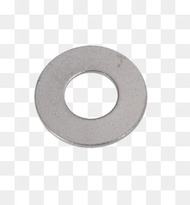
#> input picture ejemplos/arandela_internet.jpg, 190 x 205 px, shrunk from 260 x 280 before the run
$ python recortarImg.py
#> lines starting #> are read from the running program, lines starting #| are printed output that depends on the picture; after the words box and inside, x2 and y2 are one past the last pixel; in counts of white or black regions, pixels touching at a corner belong together
#NOTA: Consideramos que este programa solo es capaz de analizar un objeto dentro de la imagen
import cv2

imagen = cv2.imread("ejemplos/arandela_internet.jpg")
#> imagen is the input picture: shape (205, 190, 3); mean B, G, R 231.8, 231.9, 232.7
grises = cv2.cvtColor(imagen, cv2.COLOR_BGR2GRAY)
bordes = cv2.Canny(grises, 100, 200)
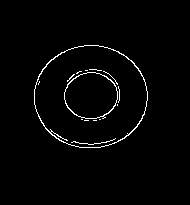
#> bordes: shape (205, 190); 1.9% white in thin lines or dots, all inside (x1, y1, x2, y2) = (34, 45, 148, 148)

#Para OpenCV4
ctns, _ = cv2.findContours(bordes, cv2.RETR_EXTERNAL,cv2.CHAIN_APPROX_SIMPLE)
#> ctns = 1 contour; box (x1, y1, x2, y2) and area: (34, 45, 148, 148) 9110

#Determinar coordenadas del rectangulo que encierra al objeto
x,y,w,h = cv2.boundingRect(ctns[0]) #x,y: coordenada de la parte izquierda de arriba. w: ancho y h:alto
#> x = 34; y = 45; w = 114; h = 103

crop_img = imagen[y:y+h, x:x+w]
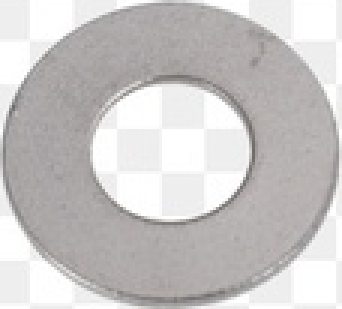
#> crop_img: shape (103, 114, 3) (shown 3 times larger); mean B, G, R 198.1, 198.6, 201.2

path="/home/carlos/Documentos/Image-Classifier/ejemplos/"
fileb="imagenCortada.jpg"

cv2.imwrite(path + fileb, crop_img)
cv2.waitKey(0)
cv2.destroyAllWindows()

$ run again, with ejemplos/conversion3_extra.jpg copied over ejemplos/arandela_internet.jpg
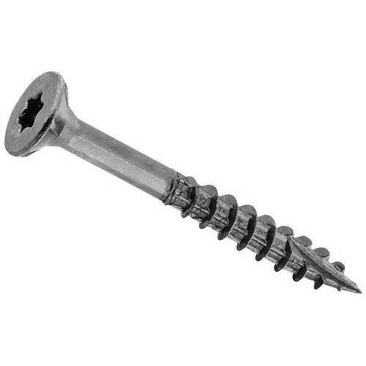
#> input picture ejemplos/conversion3_extra.jpg, 366 x 366 px, shrunk from 500 x 500 before the run
#> imagen is the input picture: shape (366, 366, 3); min 0, max 255, mean 239.1
#> `bordes = cv2.Canny(grises, 100, 200)`:
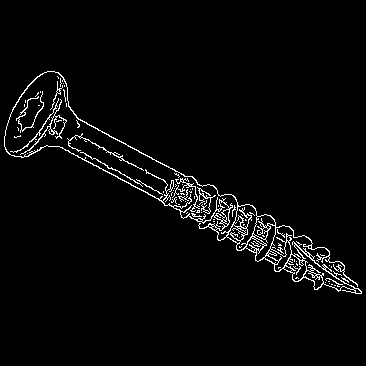
#> bordes: shape (366, 366); 3% white in thin lines or dots, all inside (x1, y1, x2, y2) = (4, 71, 362, 294)
#> ctns = 11 contours, 10 with area under 20; largest, box (x1, y1, x2, y2) and area: (4, 71, 362, 294) 13841
#> x = 341; y = 277; w = 8; h = 6

$ run again, with ejemplos/imagenContorno.jpg copied over ejemplos/arandela_internet.jpg
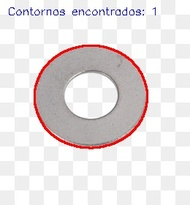
#> input picture ejemplos/imagenContorno.jpg, 190 x 205 px, shrunk from 260 x 280 before the run
#> imagen is the input picture: shape (205, 190, 3); mean B, G, R 226.2, 225.8, 231.5
#> `bordes = cv2.Canny(grises, 100, 200)`:
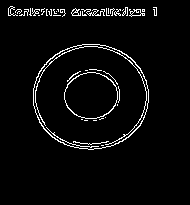
#> bordes: shape (205, 190); 3.9% white in thin lines or dots, all inside (x1, y1, x2, y2) = (8, 6, 157, 150)
#> ctns = 28 contours, 24 with area under 20; largest, box (x1, y1, x2, y2) and area: (33, 44, 149, 150) 9573, (129, 9, 145, 17) 56, (71, 8, 81, 16) 37, (8, 6, 18, 16) 22
#> x = 33; y = 44; w = 116; h = 106
#> `crop_img = imagen[y:y+h, x:x+w]`:
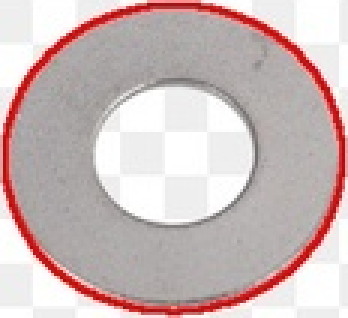
#> crop_img: shape (106, 116, 3) (shown 3 times larger); mean B, G, R 186, 186.6, 204.4
